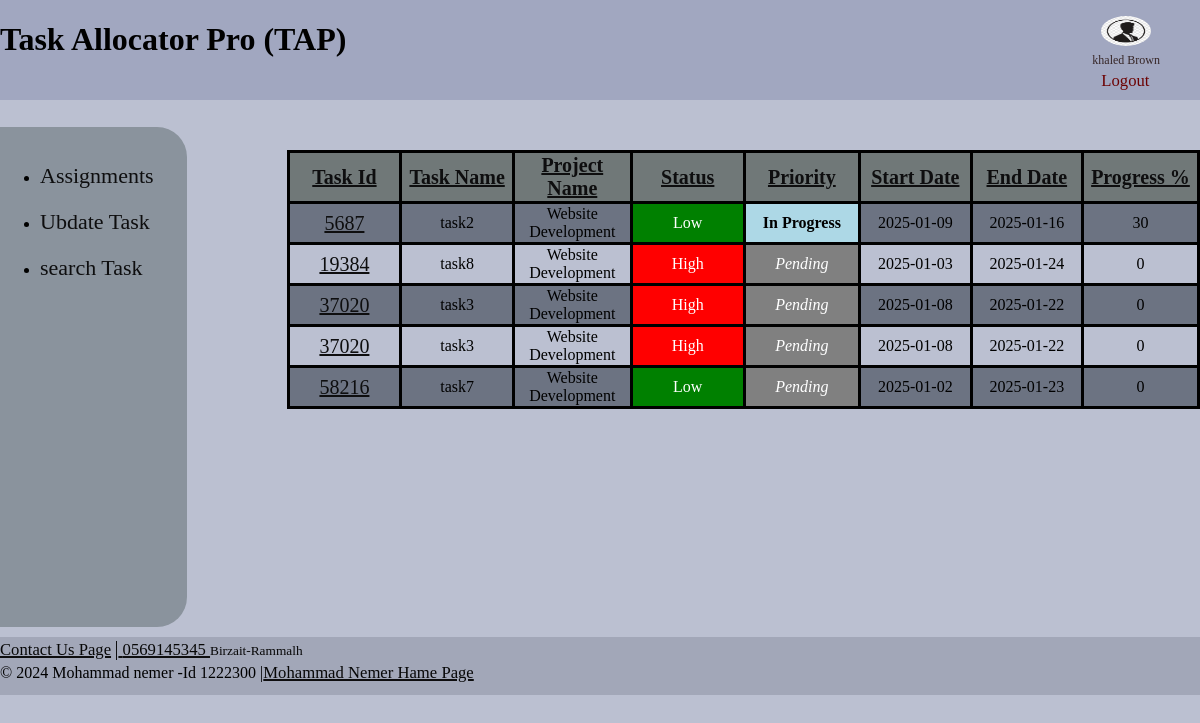
Page /TableTaskmember.php (signed in) on the committed database.
### tables this page shows
CREATE TABLE `tasks` (
  `TaskID` int(11) NOT NULL,
  `TaskName` varchar(255) DEFAULT NULL,
  `Description` varchar(255) DEFAULT NULL,
  `ProjectID` varchar(255) DEFAULT NULL,
  `StartDate` date DEFAULT NULL,
  `EndDate` date DEFAULT NULL,
  `Effort` int(11) DEFAULT NULL,
  `Status` enum('Pending','In Progress','Completed') DEFAULT NULL,
  `Priority` enum('Low','Medium','High') DEFAULT NULL,
  `Progress` int(4) NOT NULL
);

CREATE TABLE `project` (
  `project_id` varchar(11) NOT NULL,
  `project_title` varchar(255) DEFAULT NULL,
  `project_description` text DEFAULT NULL,
  `customer_name` varchar(255) DEFAULT NULL,
  `total_budget` decimal(10,2) DEFAULT NULL,
  `start_date` date DEFAULT NULL,
  `end_date` date DEFAULT NULL,
  `file1_name` varchar(255) DEFAULT NULL,
  `file2_name` varchar(255) DEFAULT NULL,
  `file3_name` varchar(255) DEFAULT NULL,
  `Leaderid` bigint(20) DEFAULT NULL
);

### TableTaskmember.php (the view, shortened to what this page needs)
<?php
     $userid = $_SESSION['loginid'];
     $sql = "
     SELECT
         tasks.TaskID,
         tasks.TaskName,
         project.project_title,
         tasks.Status,
         tasks.Priority,
         tasks.StartDate,
         tasks.EndDate,
         tasks.Progress
         FROM
         tasks
     JOIN
         project JOIN user_task
     ON
         tasks.ProjectID = project.project_id
         AND user_task.id_tasks = tasks.TaskID
     WHERE
         user_task.id_user = $userid and   user_task.accept=1";
$pdo = db_connect();
main();
function main()
{
 ?>
<!DOCTYPE html>
<html lang="ar">
<head>
    <link rel="stylesheet" href="style2.css">
</head>
<body>
<header>
<h1>Task Allocator Pro (TAP)</h1>
<nav id="account">
    <figure>
    <img id="imgpersonal" src="/Files/<?php echo $_SESSION['images']; ?>" alt="pimg">
  <figcaption>  <a id="hehm"  href="/pesonalpage.php">
    <?php
echo $_SESSION['name']; ?></a></figcaption>
<a id="logout" href="/login.php"> <small>Logout</small></a>
</figure>
    </nav>
</header>
<article id="contener">
<nav id="Manager">
    <ul>
    <li
    <?php
    global $issset;    if($issset==1){echo ' id="assign"';}
     ?>
    ><a  href="/membertask.php"> Assignments</a></li>
    <li><a href="/searchTask.php">Ubdate Task</a></li>
    <li ><a href="/searchTaskmember.php">search Task</a></li>
   </ul>
</nav>
<main>
<?php
global $sql;
table($sql);
?>
</main>
</article>
<footer>
 <small id="small">
 <a href="https://www.facebook.com/Future.Center.Haybrid.cars/?locale=ar_AR"> <small id="small"> Contact Us Page</small></a>
<a href="https://web.whatsapp.com/">|<small id="small">  0569145345 </small></a>
 Birzait-Rammalh
</small>
 <br>
&copy; 2024 Mohammad nemer -Id 1222300 |<a href="./../../index.html"><small id="small">Mohammad Nemer Hame Page</small></a>
</footer>
</body>
</html>
<?php
}
function table($sql)
{
    $sort='TaskID' ;
    global $cont;
   global $pdo;
   $sql .= " ORDER BY  $sort ASC";
   $stmt = $pdo->prepare($sql);
        $stmt->execute($cont);
    echo   "<table id='tablee'>";
    echo "<thead>
    <tr>
         <th><a href='?sort=tasks.TaskID'>Task Id</a></th>
         <th><a href='?sort=tasks.TaskName'>Task Name</a></th>
         <th><a href='?sort=project.project_title'>Project Name</a></th>
         <th><a href='?sort=tasks.Status'>Status</a></th>
         <th><a href='?sort=tasks.Priority'>Priority</a></th>
         <th><a href='?sort=tasks.StartDate'>Start Date</a></th>
         <th><a href='?sort=tasks.EndDate'>End Date</a></th>
         <th><a href='?sort=tasks.Progress'>Progress %</a></th>
    </tr>
</thead>";
echo "<tbody>";
$rows = $stmt->fetchAll(PDO::FETCH_ASSOC);
if($rows){
    foreach ($rows as $row) {
        echo "<tr  class='rows'>";
        echo "<td><a href='Task_Details.php?TaskID=".$row['TaskID']."'>" .$row['TaskID'] . "</a></td>";
        echo "<td>{$row['TaskName']}</td>";
        echo "<td>{$row['project_title']}</td>";
        if($row['Priority']=='Low')
        {
            echo "<td class='Low'>{$row['Priority']}</td>";
        }else if($row['Priority']=='Medium'){
            echo "<td  class='Medium'>{$row['Priority']}</td>";
        }else{
            echo "<td  class='High'>{$row['Priority']}</td>";
        }
        if($row['Status']=='Pending')
        {
            echo "<td class='Pending'>{$row['Status']}</td>";
        }else if($row['Status']=='In Progress'){
           echo "<td  class='In_Progress'>{$row['Status']}</td>";
        }else{
            echo "<td  class='Completed'>{$row['Status']}</td>";
        }
       echo "<td>{$row['StartDate']}</td>";
        echo "<td>{$row['EndDate']}</td>";
        echo "<td>{$row['Progress']}</td>";
        echo "</tr>";
    }
}
else{
    echo "<td colspan=8><strong> No Tasks </strong></td>";
}
    echo "</tbody>";
    echo "</table>";
}
?>

### style2.css (style rules this page uses)
body { background-color: rgb(187, 192, 209); margin-top: 0px; margin-left: 0px; margin-right: 0px; margin-bottom: 0px; padding-bottom: 0px; display: flex; flex-direction: column; flex-wrap: nowrap; }
a:link { color: rgb(14, 14, 15); }
#imgpersonal { width: 50px; height: 30px; border-radius: 50%; margin-left: 20px; }
#account { margin-right: 0px; }
header { padding-top: 0px; margin-top: 0px; display: flex; justify-content: space-between; flex-direction: row; flex-wrap: nowrap; width: 100%; height: 100px; background-color: rgb(161, 167, 192); }
#hehm { text-decoration: none; font-size: 12px; color: #362626; margin-left: 11px; }
#contener { display: flex; flex-direction: row; flex-wrap: nowrap; margin-bottom: 10px; }
footer { margin-bottom: 0px; height: 58px; background-color: rgb(162, 167, 184); }
a { font-size: 20px; }
#tablee td { width: 117px; margin-left: 50px; margin-top: 50px; }
#tablee th { width: 117px; margin-left: 50px; margin-top: 50px; }
#small { color: #070707; }
table { border: solid 1px black; border-collapse: collapse; margin-top: 50px; background-attachment: scroll; height: auto; width: auto; }
th { background-color:rgb(112, 120, 120); border: solid 3px black; border-collapse: collapse; text-align: center; }
td { border: solid black 3px; width: 150px; text-align: center; }
tbody tr:nth-child(odd) { background-color: #6c7382; }
#Manager { border-top-right-radius: 30px; border-bottom-right-radius: 30px; display: flex; flex-direction: row; flex-wrap: nowrap; width: 200px; background-color: rgb(138, 147, 157); height: 500px; padding-left: 0px; margin-top: 27px; margin-right: 100px; }
li { margin-top: 20px; }
small { color: #6c0202; }
tr td.Pending { font-style: italic; background-color: gray; color: white; }
tr td.In_Progress { font-weight: bold; background-color: lightblue; color: black; }
tr td.Low { background-color: green; color: white; }
tr td.High { background-color: red; color: white; }
#Manager a { text-decoration: none; font-family: "Times New Roman", Georgia, serif; font-size: 22px; }
#logout { text-decoration: none; margin-left: 20px; font-size: 20px; }

### rows in the picture
tasks: TaskID "5687", TaskName "task2", ProjectID.project_title "Website Development", Priority "Low", Status "In Progress", StartDate "2025-01-09", EndDate "2025-01-16", Progress "30"
tasks: TaskID "19384", TaskName "task8", ProjectID.project_title "Website Development", Priority "High", Status "Pending", StartDate "2025-01-03", EndDate "2025-01-24", Progress "0"
tasks: TaskID "37020", TaskName "task3", ProjectID.project_title "Website Development", Priority "High", Status "Pending", StartDate "2025-01-08", EndDate "2025-01-22", Progress "0"
tasks: TaskID "58216", TaskName "task7", ProjectID.project_title "Website Development", Priority "Low", Status "Pending", StartDate "2025-01-02", EndDate "2025-01-23", Progress "0"

### other values in the picture
$_SESSION['name'] "khaled Brown"
